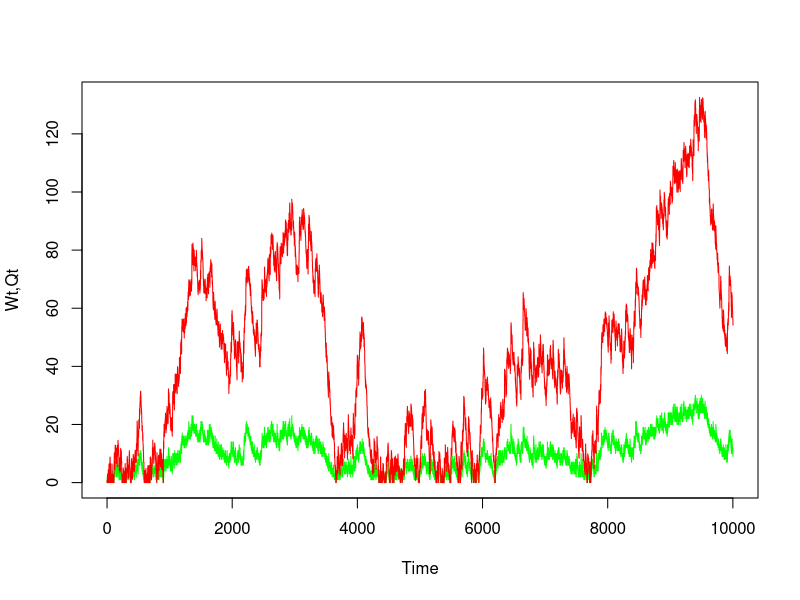

Recreate this plot in R. (Note: this script raises an error after producing the figure.)
mw1srpt <- function(a=1, lambda = 1, maxTime=10000)
{ 
    b = 1/gamma(1+1/a)
    cur.time = 0
    Qt = 0
    Wt = 0
    dAt = rexp(1,rate = lambda)
    dT = dAt
    Rt = vector(length=0) 
    Qtt = c(cur.time,Qt,Wt)
    Qtt = rbind(Qtt,deparse.level=0)
    colnames(Qtt) = c("Time","Qt","Wt")
    
    #cat("Time=", cur.time,
    #   ", Qt=", Qt,
    #   ", Wt=", Wt,
    #   ", dT=", dT,
    #   ", dAt=", dAt, 
    #   "\n", sep="")
    #cat("Rt=")

	while(cur.time < maxTime) {
      	cur.time = cur.time + dT
        if(dT == dAt) {
            if(Qt > 0) {
                 Rt[1] = Rt[1] - dT
                 Wt = Wt - dT
            }
            Qt = Qt + 1
            S = rexp(1, rate = lambda)
            Wt = Wt + S
            Rt = append(Rt,S)
            Rt = sort(Rt,decreasing=FALSE)
            dAt = rexp(1, rate = lambda)
            dT = min(Rt[1],dAt)
        }
        else {
            dAt = dAt - dT
            Qt = Qt - 1
            Rt = Rt[-1]
            if (Qt == 0) {
                  dT = dAt 
                  Wt = 0
            }
            else {
            	Wt = Wt - dT
                dT = min(Rt[1],dAt)
            }
       }
       Qtt = rbind(Qtt,c(cur.time,Qt,Wt),deparse.level=0)
    
        #cat("Time=", cur.time,
        #   ", Qt=", Qt,
        #   ", Wt=", Wt,
        #   ", dT=", dT,
        #   ", dAt=", dAt, 
        #   "\n", sep="")
        #cat("Rt=")
        #print(format(Rt,digits=5))
    }
    Qtt
}
Xt = mw1srpt()
yrange <- range(c(Xt[,2],Xt[,3]))
plot(Xt[,c(1,2)], type="s", ylim=yrange, col="green", xlab="Time", ylab="Wt,Qt")
points(Xt[,c(1,3)],type="s",col="red")
title(main="SRPT M/W/1 with a=",a)
legend("topright",c("Qt","Wt"),col=c("green","red"),lwd=1)